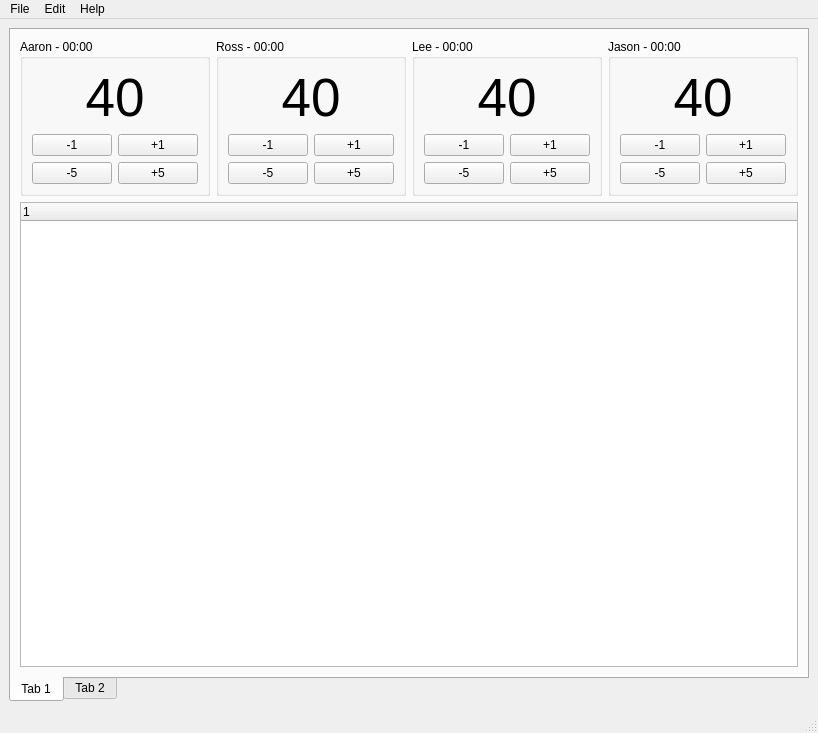
<?xml version="1.0" encoding="UTF-8"?>
<ui version="4.0">
 <class>MainWindow</class>
 <widget class="QMainWindow" name="MainWindow">
  <property name="geometry">
   <rect>
    <x>0</x>
    <y>0</y>
    <width>766</width>
    <height>733</height>
   </rect>
  </property>
  <property name="windowTitle">
   <string>MainWindow</string>
  </property>
  <widget class="QWidget" name="centralwidget">
   <layout class="QVBoxLayout" name="verticalLayout_2">
    <item>
     <widget class="QTabWidget" name="tabWidget">
      <property name="tabPosition">
       <enum>QTabWidget::South</enum>
      </property>
      <widget class="QWidget" name="tab">
       <attribute name="title">
        <string>Tab 1</string>
       </attribute>
       <layout class="QVBoxLayout" name="verticalLayout">
        <item>
         <layout class="QHBoxLayout" name="horizontalLayout">
          <item>
           <widget class="QGroupBox" name="groupBox">
            <property name="title">
             <string>Aaron - 00:00</string>
            </property>
            <layout class="QGridLayout" name="gridLayout">
             <item row="1" column="0">
              <widget class="QPushButton" name="pushButton">
               <property name="text">
                <string>-1</string>
               </property>
              </widget>
             </item>
             <item row="1" column="1">
              <widget class="QPushButton" name="pushButton_3">
               <property name="text">
                <string>+1</string>
               </property>
              </widget>
             </item>
             <item row="2" column="0">
              <widget class="QPushButton" name="pushButton_2">
               <property name="text">
                <string>-5</string>
               </property>
              </widget>
             </item>
             <item row="2" column="1">
              <widget class="QPushButton" name="pushButton_4">
               <property name="text">
                <string>+5</string>
               </property>
              </widget>
             </item>
             <item row="0" column="0" colspan="2">
              <widget class="QLabel" name="label">
               <property name="font">
                <font>
                 <pointsize>40</pointsize>
                </font>
               </property>
               <property name="text">
                <string>40</string>
               </property>
               <property name="alignment">
                <set>Qt::AlignCenter</set>
               </property>
              </widget>
             </item>
            </layout>
           </widget>
          </item>
          <item>
           <widget class="QGroupBox" name="groupBox_2">
            <property name="title">
             <string>Ross - 00:00</string>
            </property>
            <layout class="QGridLayout" name="gridLayout_2">
             <item row="1" column="0">
              <widget class="QPushButton" name="pushButton_8">
               <property name="text">
                <string>-1</string>
               </property>
              </widget>
             </item>
             <item row="1" column="1">
              <widget class="QPushButton" name="pushButton_5">
               <property name="text">
                <string>+1</string>
               </property>
              </widget>
             </item>
             <item row="2" column="0">
              <widget class="QPushButton" name="pushButton_7">
               <property name="text">
                <string>-5</string>
               </property>
              </widget>
             </item>
             <item row="2" column="1">
              <widget class="QPushButton" name="pushButton_6">
               <property name="text">
                <string>+5</string>
               </property>
              </widget>
             </item>
             <item row="0" column="0" colspan="2">
              <widget class="QLabel" name="label_2">
               <property name="font">
                <font>
                 <pointsize>40</pointsize>
                </font>
               </property>
               <property name="text">
                <string>40</string>
               </property>
               <property name="alignment">
                <set>Qt::AlignCenter</set>
               </property>
              </widget>
             </item>
            </layout>
           </widget>
          </item>
          <item>
           <widget class="QGroupBox" name="groupBox_3">
            <property name="title">
             <string>Lee - 00:00</string>
            </property>
            <layout class="QGridLayout" name="gridLayout_3">
             <item row="1" column="0">
              <widget class="QPushButton" name="pushButton_12">
               <property name="text">
                <string>-1</string>
               </property>
              </widget>
             </item>
             <item row="1" column="1">
              <widget class="QPushButton" name="pushButton_9">
               <property name="text">
                <string>+1</string>
               </property>
              </widget>
             </item>
             <item row="2" column="0">
              <widget class="QPushButton" name="pushButton_11">
               <property name="text">
                <string>-5</string>
               </property>
              </widget>
             </item>
             <item row="2" column="1">
              <widget class="QPushButton" name="pushButton_10">
               <property name="text">
                <string>+5</string>
               </property>
              </widget>
             </item>
             <item row="0" column="0" colspan="2">
              <widget class="QLabel" name="label_3">
               <property name="font">
                <font>
                 <pointsize>40</pointsize>
                </font>
               </property>
               <property name="text">
                <string>40</string>
               </property>
               <property name="alignment">
                <set>Qt::AlignCenter</set>
               </property>
              </widget>
             </item>
            </layout>
           </widget>
          </item>
          <item>
           <widget class="QGroupBox" name="groupBox_4">
            <property name="title">
             <string>Jason - 00:00</string>
            </property>
            <layout class="QGridLayout" name="gridLayout_4">
             <item row="1" column="0">
              <widget class="QPushButton" name="pushButton_16">
               <property name="text">
                <string>-1</string>
               </property>
              </widget>
             </item>
             <item row="1" column="1">
              <widget class="QPushButton" name="pushButton_13">
               <property name="text">
                <string>+1</string>
               </property>
              </widget>
             </item>
             <item row="2" column="0">
              <widget class="QPushButton" name="pushButton_15">
               <property name="text">
                <string>-5</string>
               </property>
              </widget>
             </item>
             <item row="0" column="0" colspan="2">
              <widget class="QLabel" name="label_4">
               <property name="font">
                <font>
                 <pointsize>40</pointsize>
                </font>
               </property>
               <property name="text">
                <string>40</string>
               </property>
               <property name="alignment">
                <set>Qt::AlignCenter</set>
               </property>
              </widget>
             </item>
             <item row="2" column="1">
              <widget class="QPushButton" name="pushButton_14">
               <property name="text">
                <string>+5</string>
               </property>
              </widget>
             </item>
            </layout>
           </widget>
          </item>
         </layout>
        </item>
        <item>
         <widget class="QTreeWidget" name="treeWidget">
          <column>
           <property name="text">
            <string notr="true">1</string>
           </property>
          </column>
         </widget>
        </item>
       </layout>
      </widget>
      <widget class="QWidget" name="tab_2">
       <attribute name="title">
        <string>Tab 2</string>
       </attribute>
      </widget>
     </widget>
    </item>
   </layout>
  </widget>
  <widget class="QMenuBar" name="menubar">
   <property name="geometry">
    <rect>
     <x>0</x>
     <y>0</y>
     <width>766</width>
     <height>21</height>
    </rect>
   </property>
   <widget class="QMenu" name="menuFile">
    <property name="title">
     <string>File</string>
    </property>
   </widget>
   <widget class="QMenu" name="menuEdit">
    <property name="title">
     <string>Edit</string>
    </property>
   </widget>
   <widget class="QMenu" name="menuHelp">
    <property name="title">
     <string>Help</string>
    </property>
   </widget>
   <addaction name="menuFile"/>
   <addaction name="menuEdit"/>
   <addaction name="menuHelp"/>
  </widget>
  <widget class="QStatusBar" name="statusbar">
   <property name="sizeGripEnabled">
    <bool>true</bool>
   </property>
  </widget>
 </widget>
 <resources/>
 <connections/>
</ui>
